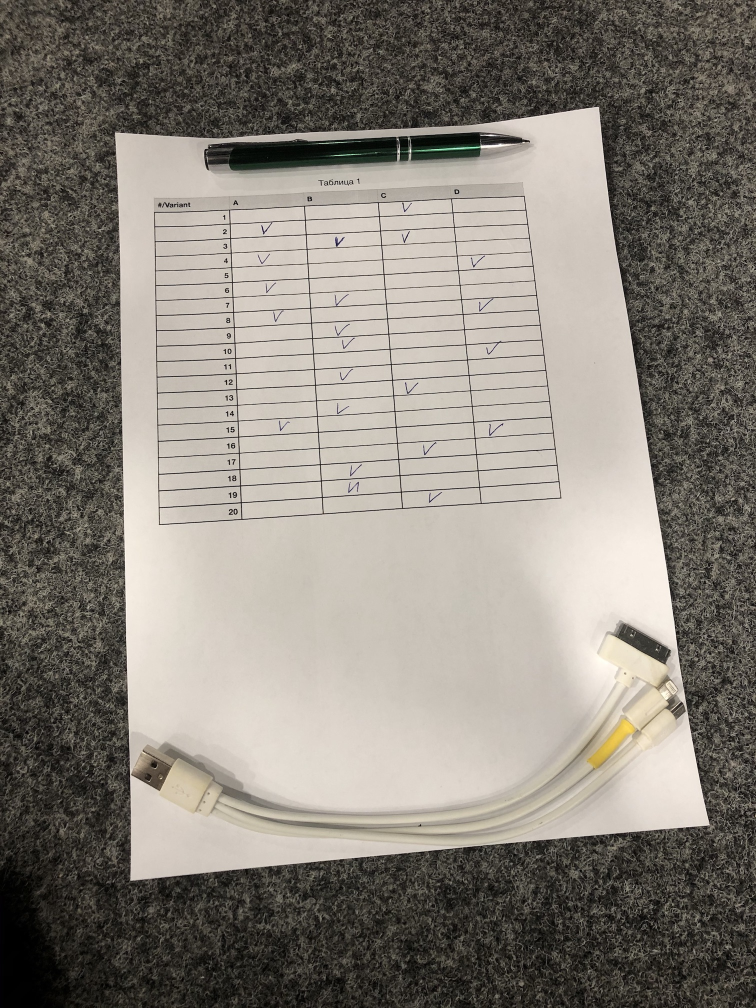
#> input picture hough_transform_paper/paper_test.jpg, 1512 x 2016 px (shown at 1/2 size)
$ jupyter execute --allow-errors Lab_11.ipynb   (shell and % lines are left out)
#> lines starting #> are read from the running program, lines starting #| are printed output that depends on the picture; after the words box and inside, x2 and y2 are one past the last pixel; in counts of white or black regions, pixels touching at a corner belong together
## Introduction to Computer Vision (Fall 2020)

Instructor: Muhammad Fahim

TA: Riby A. B., Rufina G.

**Acknowledgement**<br>
This lab was maintained by Marcus, Rufina, Alex and Fahim
<br><br>

This lab was created by: Alex<br>
Email: a.grashchenkov@innopolis.ru<br>
Links: [github](https://github.com/AlexandrGraschenkov)

## Lab Objectives
Line Hough Transform

#### Preparation

[cell 1]
# all plots will be displayed directly below the code cell that produced it
from matplotlib import pyplot as plt
from IPython.display import clear_output
# set inline plots size
plt.rcParams["figure.figsize"] = (16, 10) # (w, h)
# remove grid lines
import numpy as np
import time, cv2, math
from typing import AnyStr, Any, Callable

[cell 2]
# function to read and resize an image
def read_and_resize(filename: str, grayscale: bool = False, fx: float = 1.0, fy: float = 1.0):
#> called with filename = 'paper_test.jpg', grayscale = False, fx = 1, fy = 1
    if grayscale:
      img_result = cv2.imread(filename, cv2.IMREAD_GRAYSCALE)
    else:
      imgbgr = cv2.imread(filename, cv2.IMREAD_COLOR)
#> imgbgr is the input picture: shape (2016, 1512, 3); mean B, G, R 119.9, 128.1, 133.8
      # convert to rgb
      img_result = cv2.cvtColor(imgbgr, cv2.COLOR_BGR2RGB)
    # resize
    if fx != 1.0 and fy != 1.0:
      img_result = cv2.resize(img_result, None, fx=fx, fy=fy, interpolation = cv2.INTER_CUBIC)
    return img_result


def show_in_row(list_of_images: list, titles: list = None, disable_ticks: bool = False):
#> called with disable_ticks = False
  count = len(list_of_images)
#> count = 1
  for idx in range(count):
    subplot = plt.subplot(1, count, idx+1)
    if titles is not None:
      subplot.set_title(titles[idx])

    img = list_of_images[idx]
    cmap = 'gray' if (len(img.shape) == 2 or img.shape[2] == 1) else None
    subplot.imshow(img, cmap=cmap)
    if disable_ticks:
      plt.xticks([]), plt.yticks([])
  plt.show()

[cell 3]
img = read_and_resize("paper_test.jpg")
show_in_row([img])
#> (the call stopped at in show_in_row, `subplot = plt.subplot(1, count, idx+1)`: IPython is not available in this run)

### Find paper

[cell 4]
#TODO
# Find paper corners

def find_paper_corners(color_img: np.array) -> np.array:
  # return np.array with shape (4, 2)
  # order: [top_left, top_right, bot_right, bot_left]
    gray = cv2.cvtColor(color_img, cv2.COLOR_RGB2GRAY)
    img_blur = cv2.medianBlur(gray,5).astype('uint8')


    ret2,tresh = cv2.threshold(img_blur,0,255,cv2.THRESH_BINARY+cv2.THRESH_OTSU)
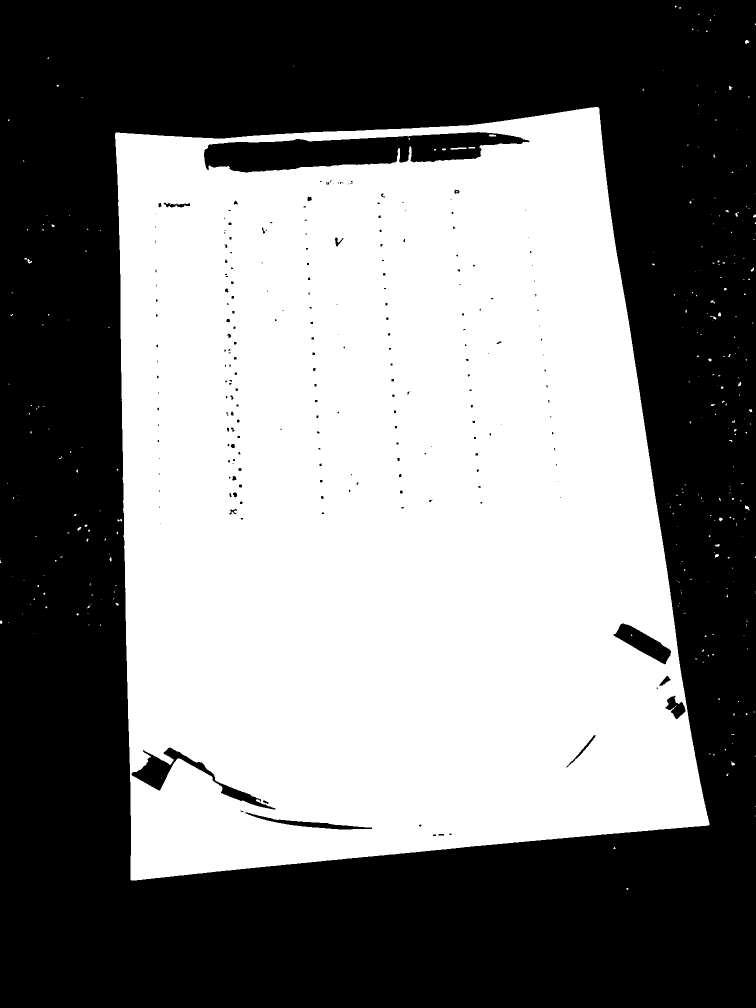
#> tresh: shape (2016, 1512) (shown at 1/2 size); 49% white; 308 white regions (276 under 20 px)
#> ret2 = 131
    plt.imshow(tresh, cmap='gray')
#> (this line was passed over: IPython is not available in this run)

    contours, _ = cv2.findContours(tresh, cv2.RETR_TREE, cv2.CHAIN_APPROX_SIMPLE)
#> contours = 532 contours, 412 with area under 20; largest, box (x1, y1, x2, y2) and area: (230, 214, 1419, 1761) 1534640, (407, 263, 1060, 346) 31304, (262, 1494, 552, 1620) 6328, (1226, 1246, 1343, 1330) 3947, (489, 1624, 745, 1660) 2030
    contour = max(contours, key = cv2.contourArea)
#> contour = contour of 922 points, box (x1, y1, x2, y2) (230, 214, 1419, 1761), area 1534640
    epsilon = 0.01*cv2.arcLength(contour,True)
#> epsilon = 52.41
    approx = cv2.approxPolyDP(contour,epsilon,True)
#> approx = [[1197, 215], [230, 267], [262, 1760], [1418, 1649]]
    pts = approx[:, 0, :]
#> pts has the same summary as approx

    # create the right order
    # https://www.pyimagesearch.com/2016/03/21/ordering-coordinates-clockwise-with-python-and-opencv/
    s = pts.sum(axis=1)
#> s = [1412, 497, 2022, 3067]
    rect = [0,0,0,0]
    rect[0] = pts[np.argmin(s)]
    rect[2] = pts[np.argmax(s)]
    diff = np.diff(pts, axis=1)
#> diff = [-982, 37, 1498, 231]
    rect[1] = pts[np.argmin(diff)]
    rect[3] = pts[np.argmax(diff)]

    return np.array(rect)#np.array([[100, 100], [100, 200], [200, 200], [200, 100]])
corners = find_paper_corners(img)
#> corners = [[230, 267], [1197, 215], [1418, 1649], [262, 1760]]
if corners.shape == (4, 2):
  print("Detected corners: ",corners)
#| Detected corners:  [[ 230  267]
#|  [1197  215]
#|  [1418 1649]
#|  [ 262 1760]]
  img_copy = img.copy()
  cv2.polylines(img_copy, [corners], True, (255,0,0), 3)
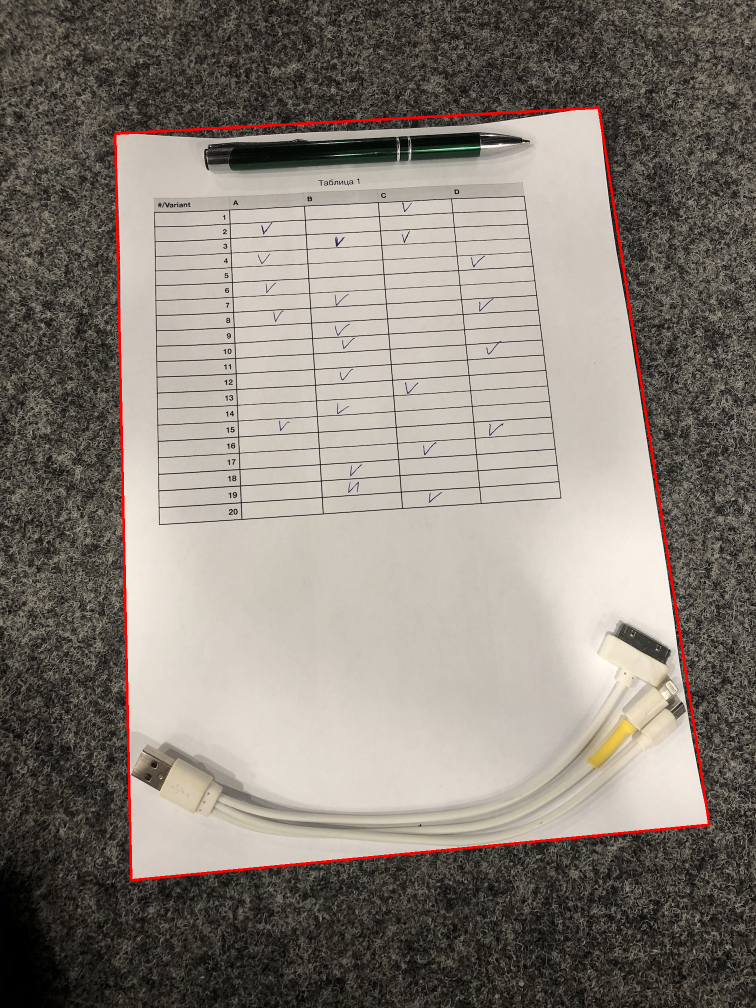
#> img_copy: shape (2016, 1512, 3) (shown at 1/2 size); mean R, G, B 135.2, 127.4, 119.3
  show_in_row([img_copy])
#> (the call stopped at in show_in_row, `subplot = plt.subplot(1, count, idx+1)`: IPython is not available in this run)
else:
  print("Shape must contain array of shape (4,2) representing image coordinates of paper corners")

[cell 5]
# TODO

def undistort_perspective(img: np.array, corners: np.array) -> np.array:
    h = 2 * int(((corners[0][0] - corners[3][0])**2 + (corners[0][1] - corners[3][1])**2)**0.5)
#> h = 2986
    w = 2 * int(((corners[0][0] - corners[1][0])**2 + (corners[0][1] - corners[1][1])**2)**0.5)
#> w = 1936
    dest_points = np.array([[0, 0], [w, 0], [w, h], [0, h]])
#> dest_points = [[0, 0], [1936, 0], [1936, 2986], [0, 2986]]

    homography, status = cv2.findHomography(corners, dest_points)
#> homography = [[2.01, -0.0431, -450.5], [0.133, 2.48, -693.4], [-2.16e-05, 0.000141, 1]]; status = [1, 1, 1, 1]
    res = cv2.warpPerspective(img, homography, (w, h))
    return res

paper = undistort_perspective(img, corners)
show_in_row([paper])
#> (the call stopped at in show_in_row, `subplot = plt.subplot(1, count, idx+1)`: IPython is not available in this run)

[cell 6]
img = paper[300:-400,100:-200].copy()
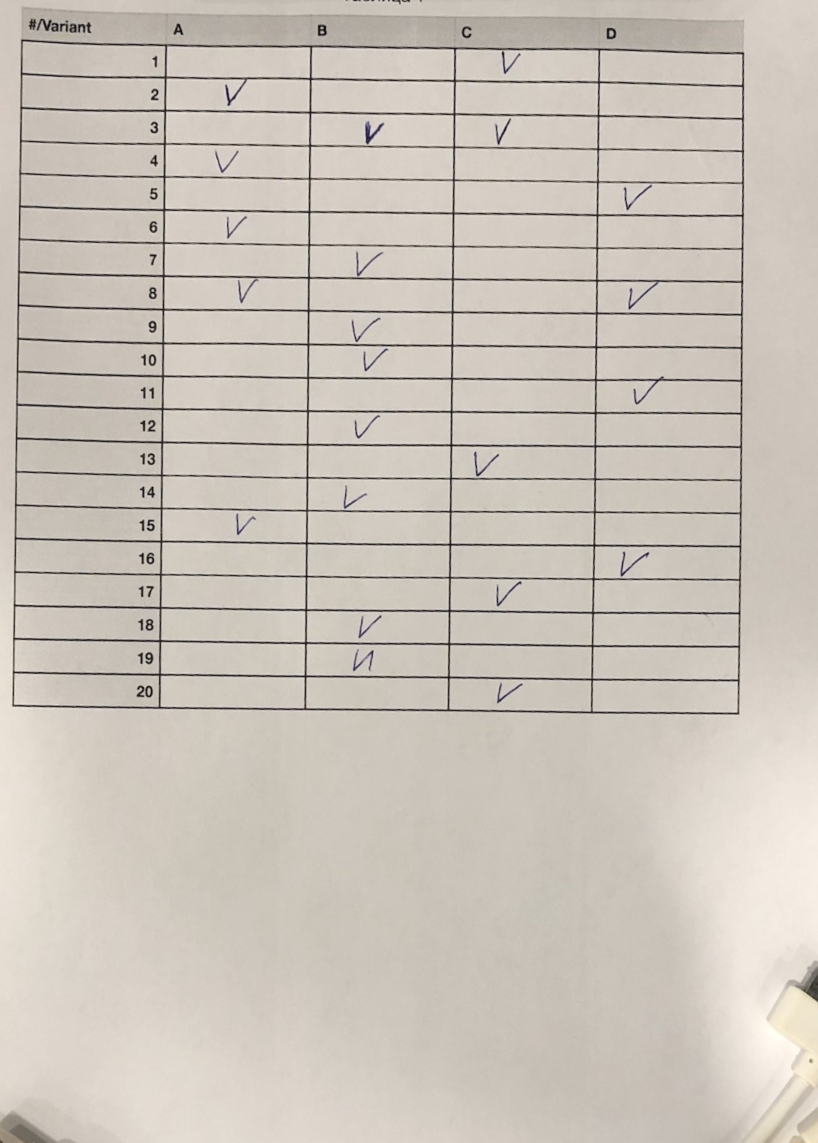
#> img: shape (2286, 1636, 3) (shown at 1/2 size); mean R, G, B 202.7, 195, 185.7
gray = cv2.cvtColor(img, cv2.COLOR_RGB2GRAY)
#> gray: shape (2286, 1636)
img_blur = cv2.medianBlur(gray,5).astype('uint8')
#> img_blur: shape (2286, 1636)
th3 = cv2.adaptiveThreshold(img_blur,255,cv2.ADAPTIVE_THRESH_GAUSSIAN_C,\
            cv2.THRESH_BINARY_INV,11,2)
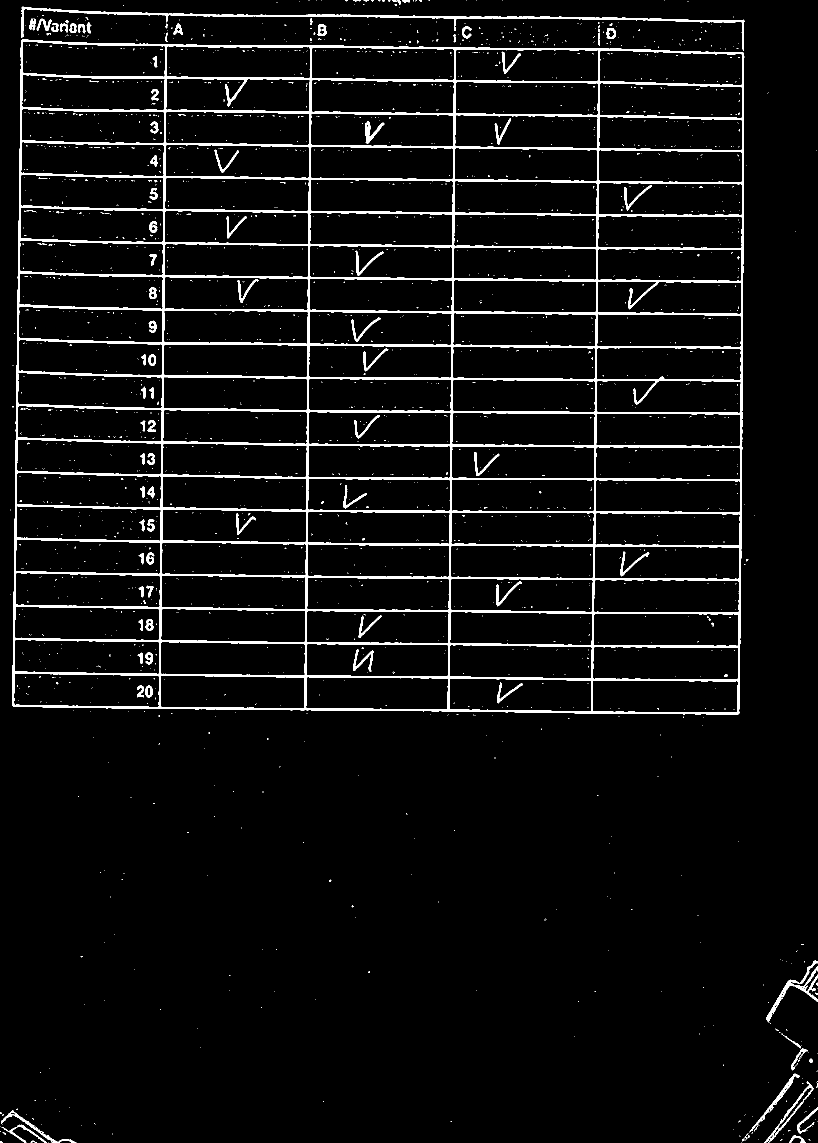
#> th3: shape (2286, 1636) (shown at 1/2 size); 5.1% white; 2216 white regions (2122 under 20 px), largest, box (x1, y1, x2, y2) and area: (24, 79, 1489, 1429) 155863, (43, 13, 1489, 101) 6254, (1533, 1921, 1636, 2046) 1630
plt.imshow(th3, cmap = 'gray')
#> (this line was passed over: IPython is not available in this run)
empty = np.zeros_like(gray)
lines = cv2.HoughLines(th3,1,np.pi/180,200)
#> lines = 950 rows, first 8: [48, 0.0175], [212, 1.59], [145, 1.59], [147, 1.59], [412, 1.59], [82, 1.59], [478, 1.59], [80, 1.59]
minLineLength = 300
maxLineGap = 10
lines = cv2.HoughLinesP(th3,1,np.pi/180,200,minLineLength,maxLineGap)
#> lines = 683 rows, first 6: [898, 163, 1016, 165], [1116, 232, 1159, 232], [666, 156, 704, 157], [37, 480, 715, 492], [644, 891, 1372, 891], [28, 1179, 37, 607]
xs, ys = [], []

for line in lines:
    [x1,y1,x2,y2] = line[0]
    ys.append(y1)
    ys.append(y2)
    xs.append(x1)
    xs.append(x2)
    empty = cv2.line(empty,(x1,y1),(x2,y2),255,5)
#> this loop made 683 passes
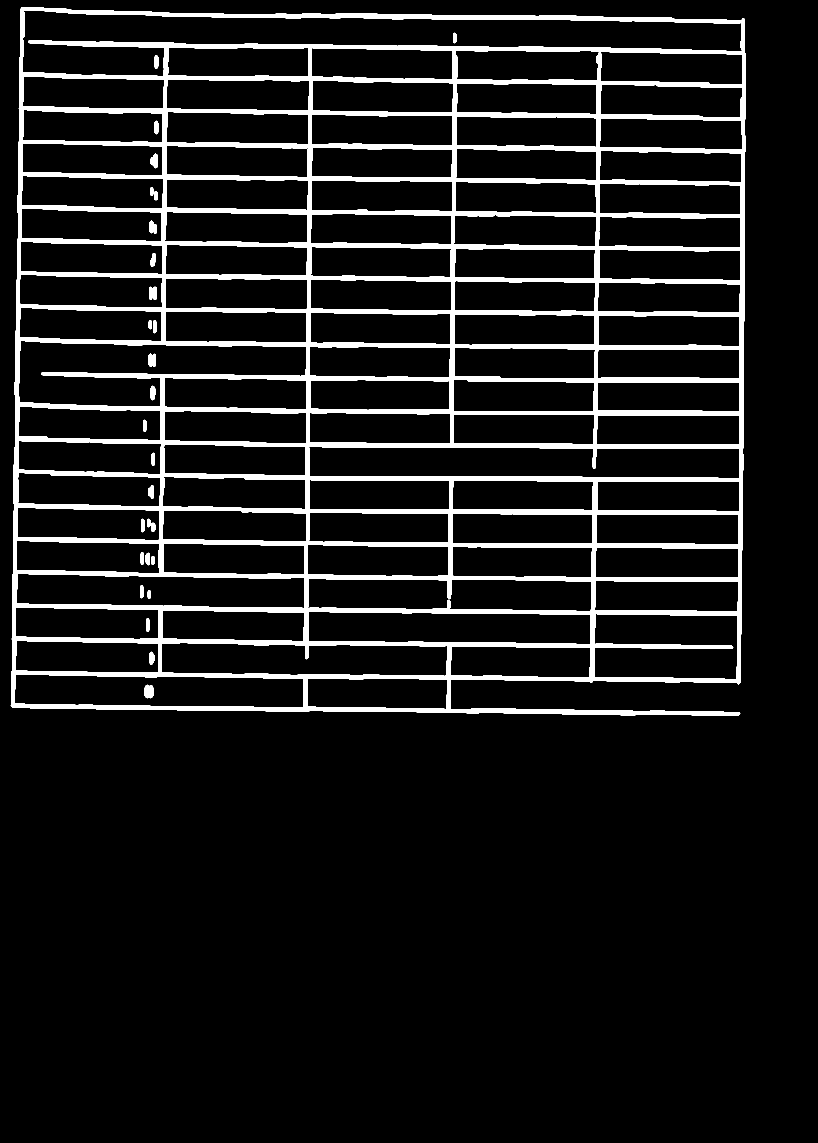
#> empty: shape (2286, 1636) (shown at 1/2 size); 9.1% white; 29 white regions, largest, box (x1, y1, x2, y2) and area: (21, 14, 1491, 1432) 334784, (288, 1369, 308, 1397) 453, (297, 707, 312, 734) 362
#> after the loop, xs = 1366 values, max 1487 at index 53, min 24 at index 306, mean 684.4; ys = 1366 values, max 1428 at index 231, min 17 at index 934, mean 703.3
plt.imshow(empty, cmap='gray')
#> (this line was passed over: IPython is not available in this run)
xs, ys = np.array(xs), np.array(ys)
